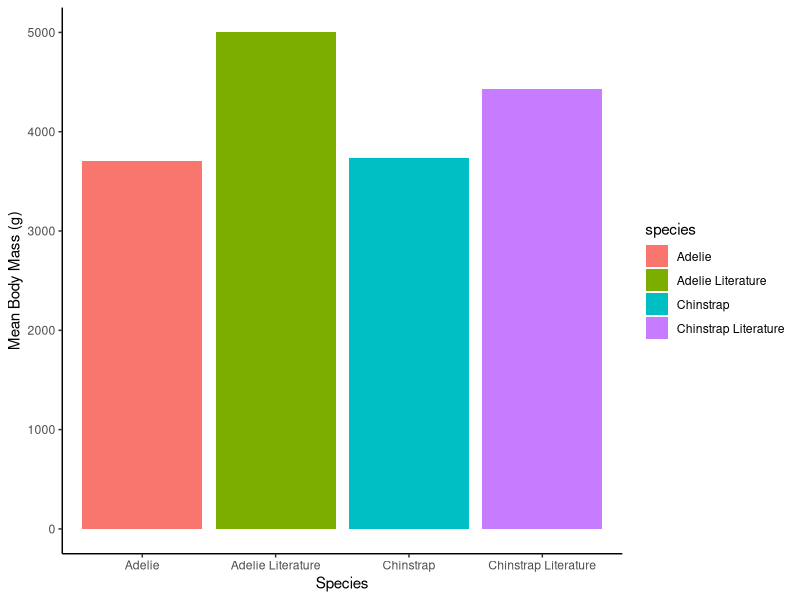
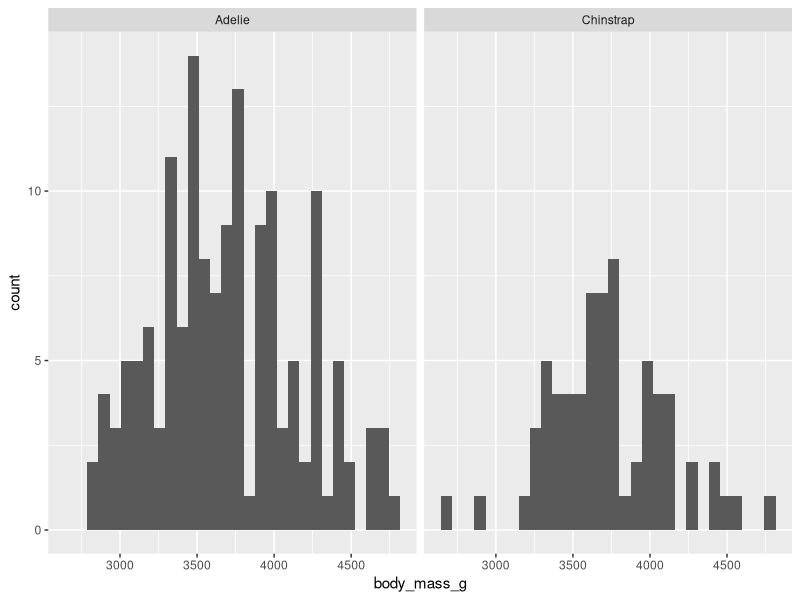
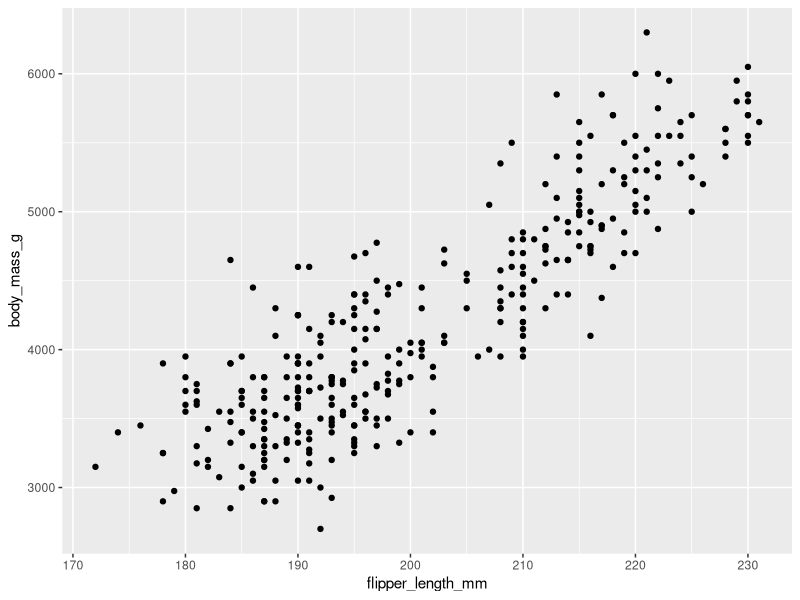
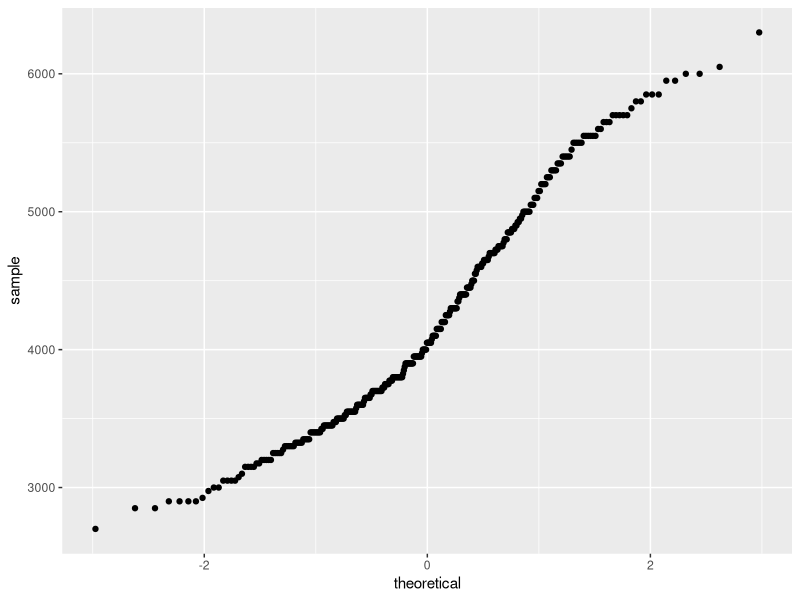
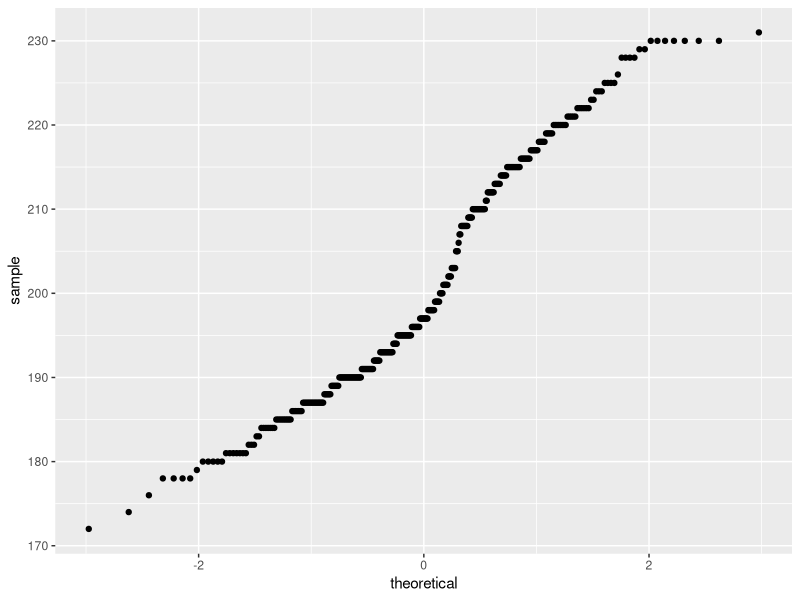
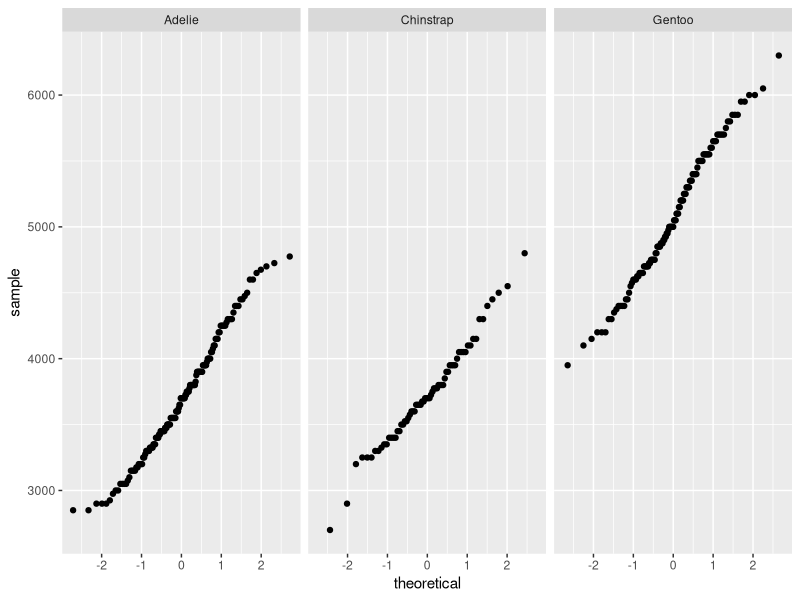
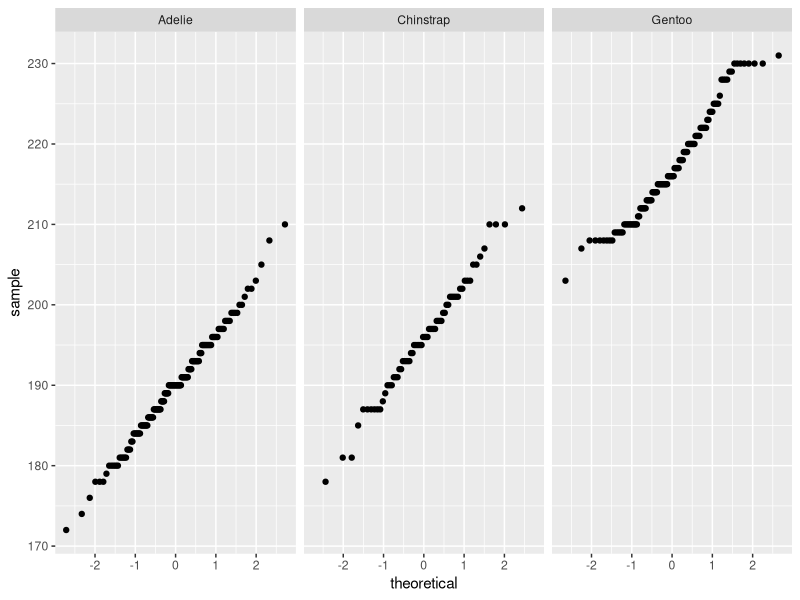

Write R code to recreate these figures, in order.
## ---- chunk 1
knitr::opts_chunk$set(echo = TRUE)
## ---- chunk 2
library(palmerpenguins)
library(ggplot2)
library(dplyr)
library(rstatix)


#creating a data frame with literature value
lit_peng = data.frame("Body_Mass"= c(4435, 5000), "Species" = c("Literature Chinstrap", "Literature Adelie"))
penguins

#creating data frames with just the adelie and chinstrap data
adelie = penguins %>% 
  filter(penguins$species == "Adelie",
         !is.na(body_mass_g))
chinstrap = penguins %>% 
  filter(penguins $species == "Chinstrap", 
         !is.na(body_mass_g))

#calculating mean body mass for the species so I can plot them against the literature values
adelie_mean_body_mass = mean(adelie$body_mass_g, na.rm = TRUE)
chinstrap_mean_body_mass = mean(chinstrap$body_mass_g, na.rm = TRUE)

#adding all the data into a data frame
mean_body_masses = data.frame("species" = c("Adelie", "Chinstrap", "Adelie Literature", "Chinstrap Literature"), 
                              "mean_body_mass"= c(adelie_mean_body_mass, chinstrap_mean_body_mass, 5000, 4435))

########## Bar Plot of Body Mass ########## 
bodymass = ggplot(data = mean_body_masses,
                  aes(x = species, y= mean_body_mass, fill = species)) +
    geom_bar(stat = "identity")+
    theme_classic()+
    xlab("Species")+
    ylab("Mean Body Mass (g)")

bodymass

########## t-tests ########## 
t.test(chinstrap$body_mass_g, mu = 4435)

t.test(adelie$body_mass_g, mu = 5000) 
## ---- chunk 3
#making another dataframe because I didn't read ahead about what I'd need to do
penguin_data_for_t_test = penguins %>%
  filter(species %in% c("Chinstrap", "Adelie"),
         !is.na(body_mass_g)) %>%
  select(species, body_mass_g) %>%
  droplevels() 

#summarizing the data
penguin_data_for_t_test %>%
  group_by(species) %>%
  summarize(mean=mean(body_mass_g), sd=sd(body_mass_g))

#make a histogram and see if anything sticks out
ggplot(aes(x=body_mass_g), data=penguin_data_for_t_test) +
  geom_histogram() +
  facet_wrap(~species)

#find outliers 
penguin_data_for_t_test %>%
  group_by(species) %>%
  identify_outliers(body_mass_g)

### there are outliers so we should use a Wilcoxon test 
wilcox.test(penguin_data_for_t_test$body_mass_g ~ penguin_data_for_t_test$species)

## ---- chunk 4

#quickly plotting them all together just to see what I think the answer will be
ggplot(penguins, aes(x= flipper_length_mm, y = body_mass_g))+
  geom_point()

#removing NAs
all_penguin_data_for_t_test = penguins %>%
  filter(!is.na(body_mass_g),
         !is.na(flipper_length_mm)) %>%
  droplevels() 

# Checking the qq plots for both variables
ggplot(all_penguin_data_for_t_test) +
  stat_qq(aes(sample=body_mass_g))

ggplot(all_penguin_data_for_t_test) +
  stat_qq(aes(sample=flipper_length_mm))

## qq plots look okay because they're about 1:1

cor.test(x = penguins$body_mass_g, y = penguins$flipper_length_mm,
         use = "complete.obs")
## ---- chunk 5

#looking at qq plots again but separating them by species
ggplot(all_penguin_data_for_t_test) +
  stat_qq(aes(sample=body_mass_g))+
  facet_wrap(~species)


ggplot(all_penguin_data_for_t_test) +
  stat_qq(aes(sample=flipper_length_mm))+
   facet_wrap(~species)

#both of these look ~ 1:1 so we're ok to keep going

adelie_cor = cor.test(x = adelie$body_mass_g, y = adelie$flipper_length_mm,
         use = "complete.obs")
adelie_cor

chinstrap_cor = cor.test(x = chinstrap$body_mass_g, y = chinstrap$flipper_length_mm,
         use = "complete.obs")
chinstrap_cor

#making a dataframe for gentoo
gentoo = penguins %>% 
  filter(penguins$species == "Gentoo",
         !is.na(body_mass_g),
         !is.na(flipper_length_mm))

gentoo_cor =cor.test(x = gentoo$body_mass_g, y = gentoo$flipper_length_mm,
         use = "complete.obs")
gentoo_cor

